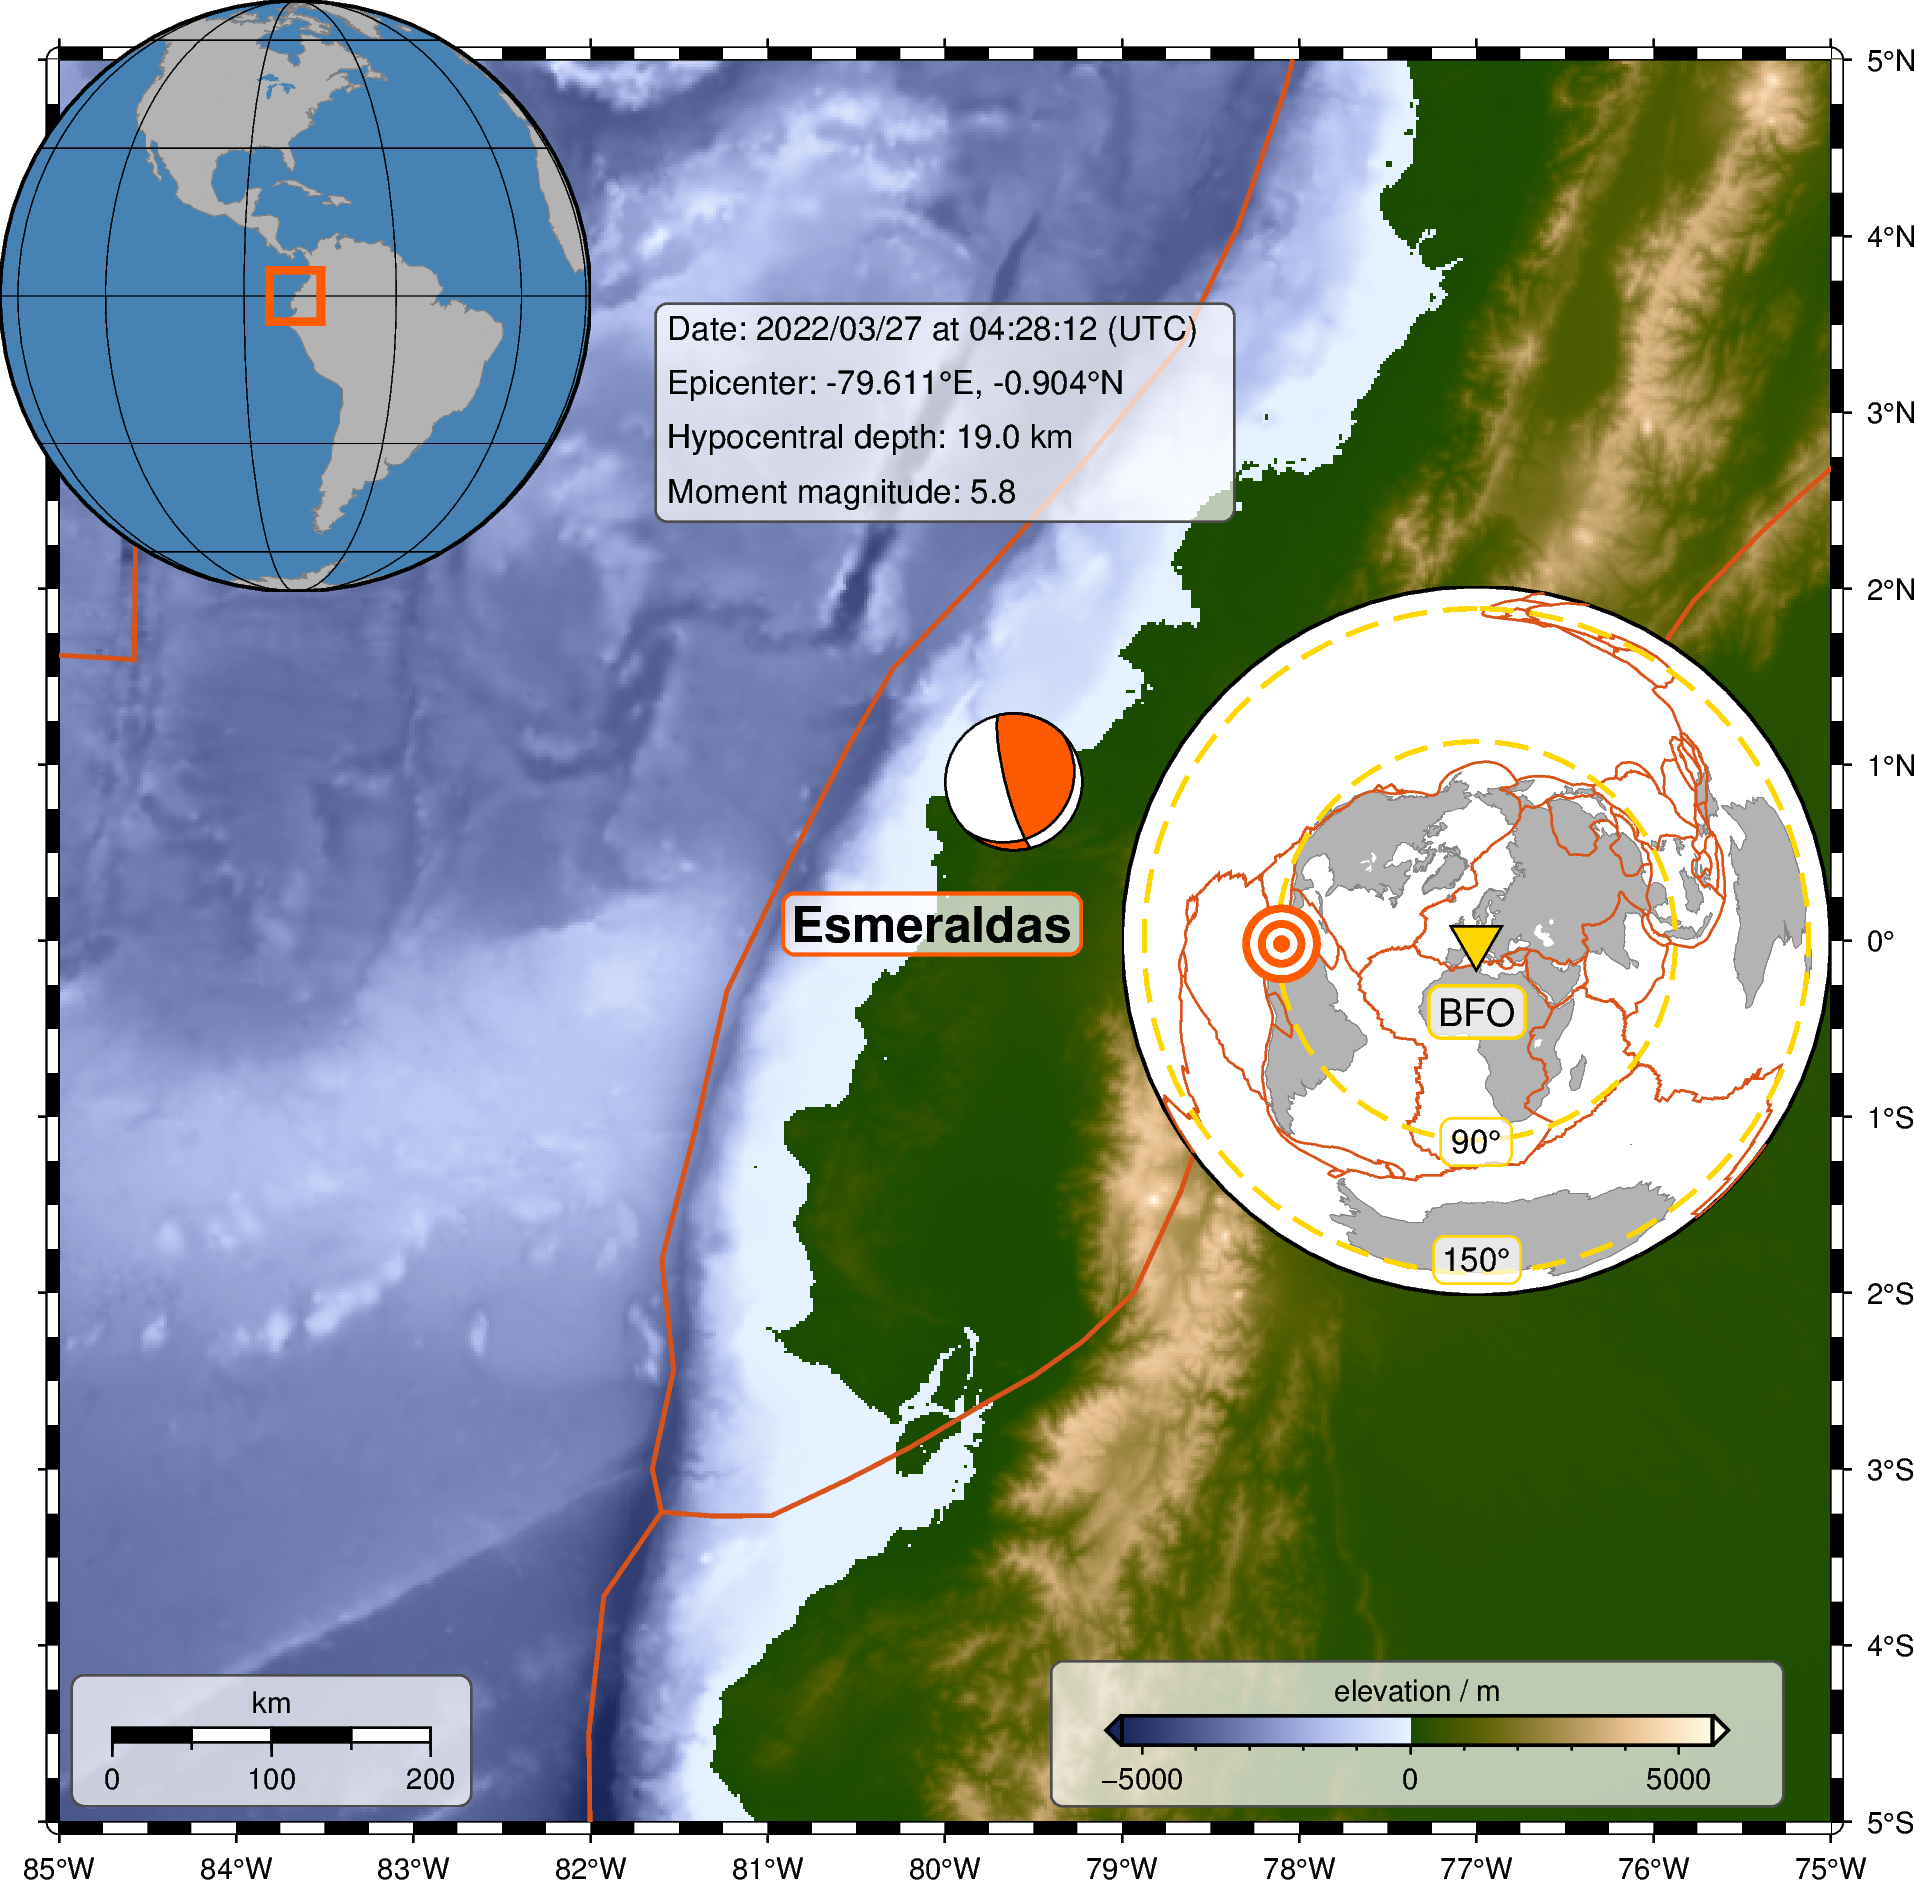

Write Python code to recreate this figure.
# #############################################################################
# Esmeraldas earthquake on 2022/03/27 at 04:28:12 (UTC)
# -----------------------------------------------------------------------------
# Author: Yvonne Fröhlich
# ORCID: https://orcid.org/0000-0002-8566-0619
# GitHub: https://github.com/yvonnefroehlich/gmt-pygmt-plotting
# -----------------------------------------------------------------------------
# - Created: 2024/04/07
#   PyGMT v0.11.0 -> https://www.pygmt.org/v0.11.0/ | https://www.pygmt.org/
#   GMT 6.4.0 -> https://www.generic-mapping-tools.org/
# #############################################################################


import pygmt as gmt


# -----------------------------------------------------------------------------
# General stuff
# -----------------------------------------------------------------------------
# >>> Set for your needs <<<
fig_name = "esmeraldas_earthquake"  # Name of output figure
png_dpi = 360  # Resolution of output png
grid_res = "01m"  # Resolution of elevation grid
grid_reg = "g"  # Registration of elevation grid

# -----------------------------------------------------------------------------
# Coordinates for
# Esmeraldas earthquake
lon_eq = -79.611
lat_eq = 0.904
# Seismological recording station Black Forest Observatory (BFO)
lat_BFO = 48.331
lon_BFO = 8.330

# -----------------------------------------------------------------------------
# Define region and projection
lon_min = -85.00  # degrees East
lon_max = -75.00
lat_min = -5.00  # degrees North
lat_max = 5.00

project_main = "M15c"  # Mercator
project_study = f"G{(lon_min + lon_max) / 2}/{(lat_min + lat_max) / 2}/?"
project_epi = f"E{lon_BFO}/{lat_BFO}/160/?"

# -----------------------------------------------------------------------------
# File name for plate boundaries after Bird 2003
file_plate_in = "plate_boundaries_Bird_2003.txt"

# -----------------------------------------------------------------------------
# Colors
color_water = "steelblue"
color_land = "gray70"
color_shorelines = "gray50"
color_sta = "gold"
color_plate = "216.750/82.875/24.990"  # -> darkorange
color_highlight = "255/90/0"  # -> orange

# -----------------------------------------------------------------------------
# Stuff for scale, legends, colorbars, and insets
rad_tot = 6.0
fac_rad_epi90 = 3.0 / 5.5
fac_rad_epi140 = 4.7 / 5.5

pos_study_inset = "jTL+w5c+o-0.5c/-0.5c"
pos_epi_inset = f"JMR+jMR+w{rad_tot}c"

pos_cb_grid = "JRB+jRB+w5c/0.25c+h+ml+o1c/0.65c+e"
frame_cb_grid = "+lelevation / m"

box_standard = "+gwhite@30+p0.5p,gray30+r0.1c"
clearance_standard = "0.1c/0.1c+tO"


# %%
# -----------------------------------------------------------------------------
# Make geographic map
# -----------------------------------------------------------------------------

# Create new Figure instance
fig = gmt.Figure()

# -----------------------------------------------------------------------------
# Change default values of GMT globally
gmt.config(
    PS_MEDIA="A4",
    PS_PAGE_ORIENTATION="portrait",
    MAP_FRAME_TYPE="fancy+",  # map frame style
    MAP_FRAME_WIDTH="3p",  # thickness of map frame
    FONT_LABEL="7p",
    FONT_ANNOT_PRIMARY="7p",
    MAP_FRAME_PEN="0.8p",  # thickness of border around scale
    MAP_ANNOT_OFFSET="0.05i",  # distance of scale ticks labels from scale
    MAP_LABEL_OFFSET="3.5p",  # distance of label from scale
    MAP_TICK_LENGTH_PRIMARY="5p",  # length of scale ticks
    COLOR_NAN="white",  # color for NaN; default 127.5
)

# -----------------------------------------------------------------------------
# Elevation grid
# Use grid provided by GMT and cut region
grid_topo = gmt.grdcut(
    grid=f"@earth_relief_{grid_res}_{grid_reg}",
    region=[lon_min, lon_max, lat_min, lat_max],
    projection=project_main,
)

fig.grdimage(grid=grid_topo, cmap="oleron", frame=["wSnE", "af"])

# -----------------------------------------------------------------------------
# Plot plate boundaries
fig.plot(data=file_plate_in, pen=f"1p,{color_plate}")

# -----------------------------------------------------------------------------
# Plot earthquake

# Epicenter
fig.plot(
    x=lon_eq,
    y=lat_eq,
    style="a1c",
    fill=color_highlight,
    pen="0.5p,gray30",
)
# Beachball
fig.meca(
    spec="meca_esmeraldas.txt",
    convention="aki",
    scale="1c",
    outline="0.5p,black",
    compressionfill=color_highlight,  # fill color of compressive quadrants
)
# Label
fig.text(
    x=lon_eq,
    y=lat_eq,
    text="Esmeraldas",
    font="12p,Helvetica-Bold,black",
    offset="-0.7c/-1.2c",
    fill="white@30",
    pen=f"0.8p,{color_highlight}",
    clearance="0.1c/0.1c+tO",
)
# Info text
# Adjust position in txt file
fig.text(
    textfiles="info_esmeraldas.txt",
    M=True,  # paragraph mode # read from file
    font="8p,black",
    fill="white@30",
    clearance="0.1c/0.1c+tO",
    pen="0.5p,gray30",
)

# -----------------------------------------------------------------------------
# Add colorbar for elevation
gmt.config(MAP_TICK_LENGTH_PRIMARY="2p")

fig.colorbar(
    position=pos_cb_grid,
    frame=frame_cb_grid,
    box=box_standard,
)

# -----------------------------------------------------------------------------
# Add length scale
gmt.config(MAP_SCALE_HEIGHT="7p")

basemap_scale = f"JLB+jLB+w200+c{(lon_max + lon_min) / 2}/{(lat_max + lat_min) / 2}" + \
                "+f+lkm+at+o0.45c/0.55c"

fig.basemap(
    map_scale=basemap_scale,
    box=box_standard,  # Box around map scale
)

# -----------------------------------------------------------------------------
# Inset map of study region
with fig.inset(position=pos_study_inset):

    # >>> use ? <<<

    # Orthographic projection
    # glon0/lat0[/horizon]/scale or Glon0/lat0[/horizon]/width
    #  - lon0 and lat0 projection center
    #  - horizon maximum distance from projection center (in degrees, <= 90, default 90)
    #  - scale and width figure size

    fig.coast(
        region="g",
        projection=project_study,
        resolution="c",
        area_thresh=50000,
        shorelines=f"1/0.01p,{color_shorelines}",
        land=color_land,
        water=color_water,
        frame="g",
    )

    fig.plot(
        data=[[lon_min, lat_min, lon_max, lat_max]],
        style="r+s",
        pen=f"2p,{color_highlight}",
    )

# -----------------------------------------------------------------------------
# Inset equal distance to show epicenter
with fig.inset(position=pos_epi_inset):

    # >>> use ? <<<

    # Azimuthal equidistant projection
    # - elon0/lat0[/horizon]/scale
    # - Elon0/lat0[/horizon]/width
    # - horizon max. distance to the projection center
    #   i.e. the visible portion of the rest of the world map
    #   in degrees <= 180° (default 180°)

    fig.coast(
        region="g",
        projection=project_epi,
        resolution="c",
        area_thresh=50000,
        shorelines=f"1/0.01p,{color_shorelines}",
        land=color_land,
        water="white",
        frame="f",
    )

    # Plate boundaries
    fig.plot(data=file_plate_in, pen=f"0.5p,{color_plate}")

# -----------------------------------------------------------------------------
    # Epicentral distance range for XKS phases
    epi_min = 90
    epi_max = 150

    for epi_limit in [epi_min, epi_max]:

        if epi_limit==epi_min: offset_station_label = "0c/-1.7c"
        elif epi_limit==epi_max: offset_station_label = "0c/-2.7c"

        # Circles
        fig.plot(
            x=lon_BFO,
            y=lat_BFO,
            style=f"E-{epi_limit*2}+d",
            pen=f"1p,{color_sta},-",
        )
        # Annotations
        fig.text(
            x=lon_BFO,
            y=lat_BFO,
            offset=offset_station_label,
            text=f"{epi_limit}@.",
            font="8p,black",
            fill="white@30",
            pen=f"0.5p,{color_sta}",
            clearance=clearance_standard,
        )

# -----------------------------------------------------------------------------
    # Epicenter
    fig.plot(
        x=lon_eq,
        y=lat_eq,
        style="kearthquake.def/1.3c",
        fill=color_highlight,
        pen=color_highlight,
    )

# -----------------------------------------------------------------------------
    # Recording station BFO

    # Marker
    fig.plot(x=lon_BFO, y=lat_BFO, style="i0.50c", fill=color_sta, pen="0.5p,black")

    # Label
    fig.text(
        x=lon_BFO,
        y=lat_BFO,
        offset="0c/-0.6c",
        text="BFO",
        font="9p,Helvetica,black",
        fill="white@30",
        pen=f"0.7p,{color_sta}",
        clearance=clearance_standard,
    )

# -----------------------------------------------------------------------------
# Show and save figure
fig.show()

for ext in ["png"]: # , "pdf", "eps"]:
    fig.savefig(fname=f"{fig_name}.{ext}")

print(png_dpi)
